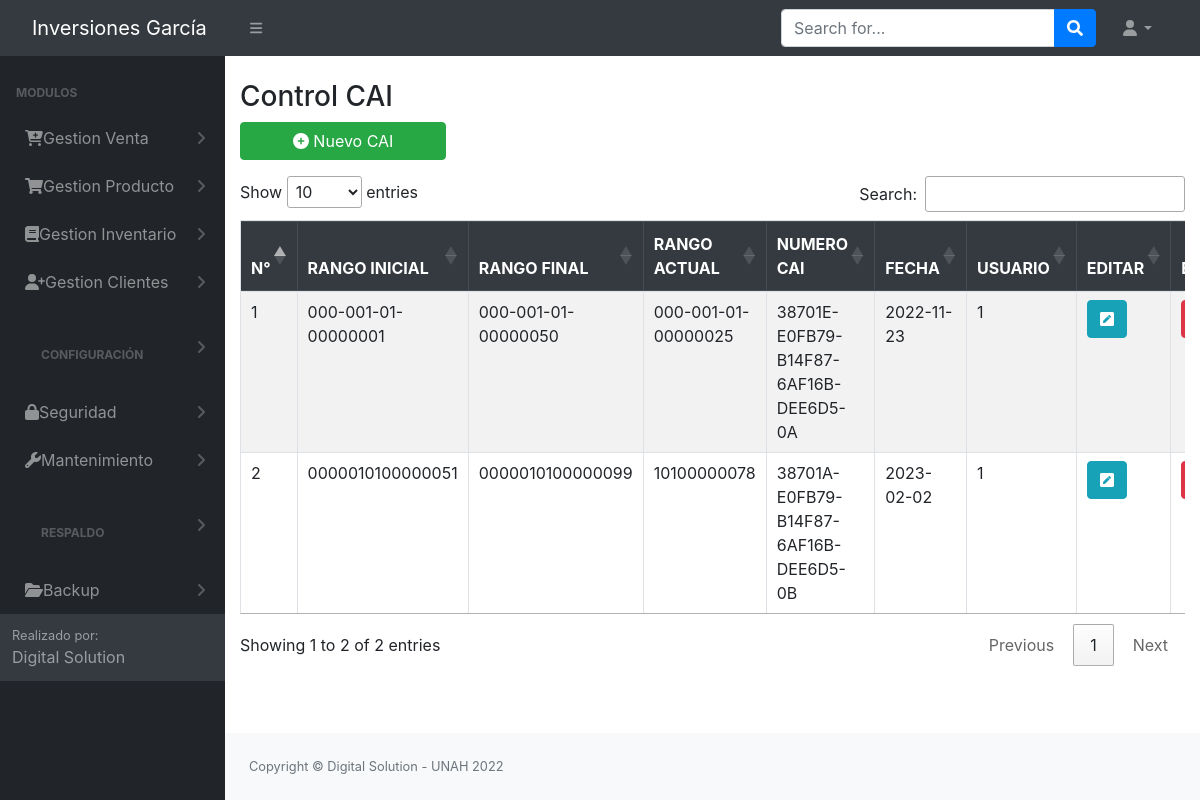
The page /src/CAI.php (signed in) on the database as committed earlier.
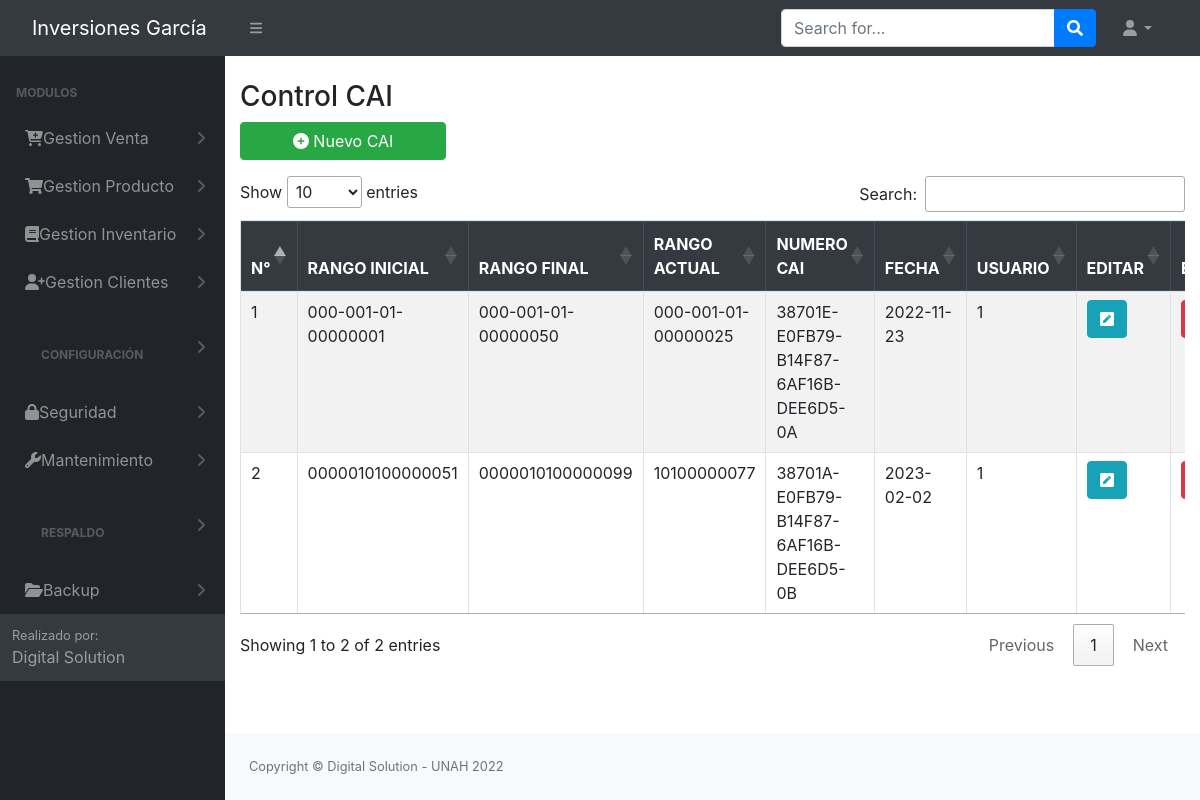
The same page on the database as committed later.
### tables this page shows
CREATE TABLE `tbl_cai` (
  `id` int(11) NOT NULL AUTO_INCREMENT,
  `rango_inicial` varchar(30) NOT NULL,
  `rango_final` varchar(30) NOT NULL,
  `rango_actual` varchar(30) NOT NULL,
  `numero_CAI` varchar(100) NOT NULL,
  `fecha_vencimiento` date DEFAULT NULL,
  `id_usuario` int(11) NOT NULL,
  PRIMARY KEY (`id`),
  KEY `id_usuario` (`id_usuario`)
);

### config/conex.php (called while the page is built, shortened)
<?php
     function getConexion()
    {
        $db = new PDO('mysql:host=localhost:3306;dbname=bd_inversiones_garcia', 'root', '');
        return $db;
    }
?>

### modelos/modelo_principal.php (called while the page is built, shortened)
<?php
class ModeloPrincipal
{
    private $db;
    private $datos;
    public function __construct()
    {
        require_once '../config/conex.php';
        $this->db = getConexion();
    }
    public function insertargeneral($sql)
    {
        $this->db = getConexion();
        $resultado = $this->db->query($sql);
        if ($resultado) {
            return true;
        } else {
            return false;
        }
    }
    public function mostrargeneral($consulta)
    {
        $resu = $this->db->query($consulta);
        while ($filas = $resu->FETCHALL(PDO::FETCH_ASSOC)) {
            $this->datos[] = $filas;
        }
        return $this->datos;
    }
}

### controladores/controlador_CAI.php (the view, shortened to what this page needs)
<?php
    include_once '../modelos/modelo_principal.php';
    include_once('../Login/header.php');
    $id = $_SESSION['rol'];
    $sql = mysqli_query($conn, "SELECT * FROM tbl_permisos where ID_OBJETO = 22 and ID_ROL = '$id'");
    $row = mysqli_fetch_array($sql);
    $modificar = $row['permiso_modificar'];
    $eliminar = $row['permiso_eliminacion'];
    class CAIContralador
    {
        static public function mostrarCAI()
        {
            global $eliminar;
            global $modificar;
            $CAI = new ModeloPrincipal();
            $matriz = $CAI->mostrargeneral("select * from tbl_cai;");
            $ii = 0;
            if($matriz != null)
            {
                foreach ($matriz as $key => $value)   {
                    foreach ($value as $registro) {?>
                        <tr>
                        <td><?=$ii = $ii + 1?></td>
                        <td><?=$registro['rango_inicial']?></td>
                        <td><?=$registro['rango_final']?></td>
                        <td><?=$registro['rango_actual']?></td>
                        <td><?=$registro['numero_CAI']?></td>
                        <td><?=$registro['fecha_vencimiento']?></td>
                        <td><?=$registro['id_usuario']?></td>
                        <?php
                            if ($modificar == 1) { ?>
                                <th><a href="../src/modificar_CAI.php?id=<?= $registro['id'] ?>" class='btn btn-round btn-info'><i class='fas fa-pen-square'style='color: white'></i></a></th>
                        <?php }
                            if ($eliminar == 1) { ?>
                                <th><a onclick="eliminar(<?= $registro['id'] ?>)"  class='btn btn-round btn-danger' type='submit'><i class='fas fa-trash-alt' style="color: white;"></i></a></th>
                            <?php } ?>
                    </tr>
                <?php   }
                }
            }
        }
    }
?>

Rows that differ between the two databases and show on the page:
changed tbl_cai "38701A-E0FB79-B14F87-6AF16B-DEE6D5-0B": rango_actual "10100000078" → "10100000077"
